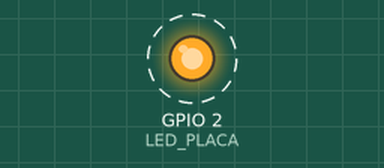
Simulated run of this sketch. Board: ESP32. Shown: output pins drawn as LEDs (lit = HIGH). Dashed ring = blinking. What the sketch prints to the serial monitor is not drawn.

Above: at 1.5 s.
Timing chart, 0 to 5.6 s (numbered marks = the images above):
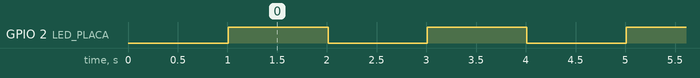

Measured:
- by itself, GPIO 2 (LED_PLACA): alternates HIGH for 1.0 s and LOW for 1.0 s

The sketch:

etapa03_teste_esp32.ino
```cpp
// Etapa 3: teste do ESP32 sozinho (sem nenhum sensor ligado)
// - Pisca o LED azul da placa (GPIO2)
// - Mostra informações do chip no Monitor Serial (115200 baud)

const int LED_PLACA = 2;  // LED azul embutido na DevKit de 30 pinos

void setup() {
  Serial.begin(115200);
  delay(1000);  // tempo para o Monitor Serial abrir

  pinMode(LED_PLACA, OUTPUT);

  Serial.println();
  Serial.println("=== Etapa 3: teste do ESP32 ===");
  Serial.print("Modelo do chip: ");
  Serial.println(ESP.getChipModel());
  Serial.print("Revisao: ");
  Serial.println(ESP.getChipRevision());
  Serial.print("Nucleos: ");
  Serial.println(ESP.getChipCores());
  Serial.print("Frequencia (MHz): ");
  Serial.println(ESP.getCpuFreqMHz());
  Serial.print("Memoria flash (MB): ");
  Serial.println(ESP.getFlashChipSize() / (1024 * 1024));
  Serial.println("Se voce esta lendo isto, a placa esta funcionando!");
}

void loop() {
  digitalWrite(LED_PLACA, HIGH);
  Serial.println("LED aceso");
  delay(1000);

  digitalWrite(LED_PLACA, LOW);
  Serial.println("LED apagado");
  delay(1000);
}
```
